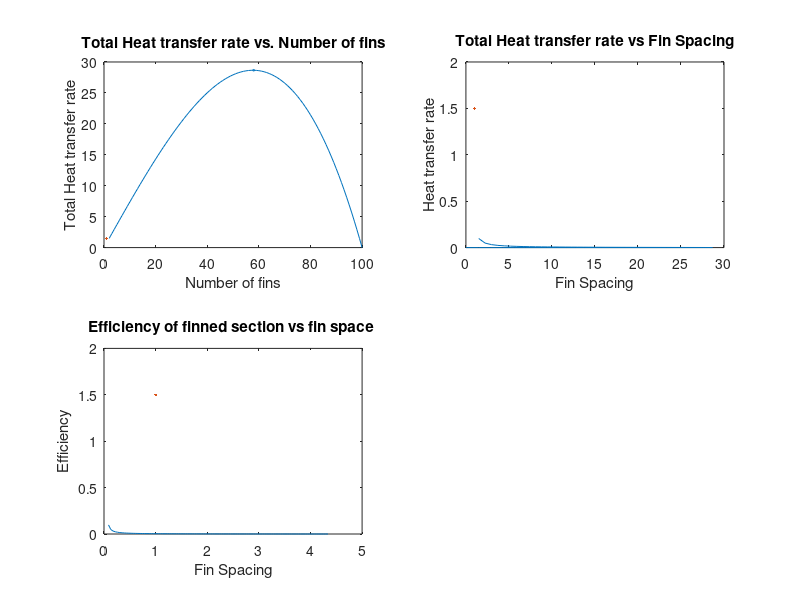

This figure's MATLAB source:
N= linspace(2,100,99);
k=100;
N_max=100;
h=20*(1-(N/N_max).^2);
T_b=120;
T_inf=35;
theta_b = T_b-T_inf;
P = 2*(0.1+10)/100;
A = 0.1*10/100;
m=sqrt((h*P)/(k*A));
M = sqrt(h*P*k*A*theta_b);
L=2/100;


q = N.*M.*tanh(m*L);
subplot(2,2,1);
plot(N,q, LineWidth=1.5);
title("Total Heat transfer rate vs. Number of fins");
xlabel("Number of fins");
ylabel("Total Heat transfer rate");
hold on
[maxval, idx]=max(q);
N_opt = N(idx);
scatter(N_opt, maxval, LineWidth=1.5);
fprintf('Optimum Number of Fins: %d',N_opt);
hold off


fin_space = (0.1-(N*0.001))./(N-1);
subplot(2,2,2);
plot(q,fin_space, LineWidth=1.5);
title("Total Heat transfer rate vs Fin Spacing");
xlabel("Fin Spacing");
ylabel("Heat transfer rate");

eff = (q./(h.*0.1*10*theta_b))*100;
subplot(2,2,3);
plot(eff, fin_space, LineWidth=1.5);
title("Efficiency of finned section vs fin space ");
xlabel("Fin Spacing");
ylabel("Efficiency");

